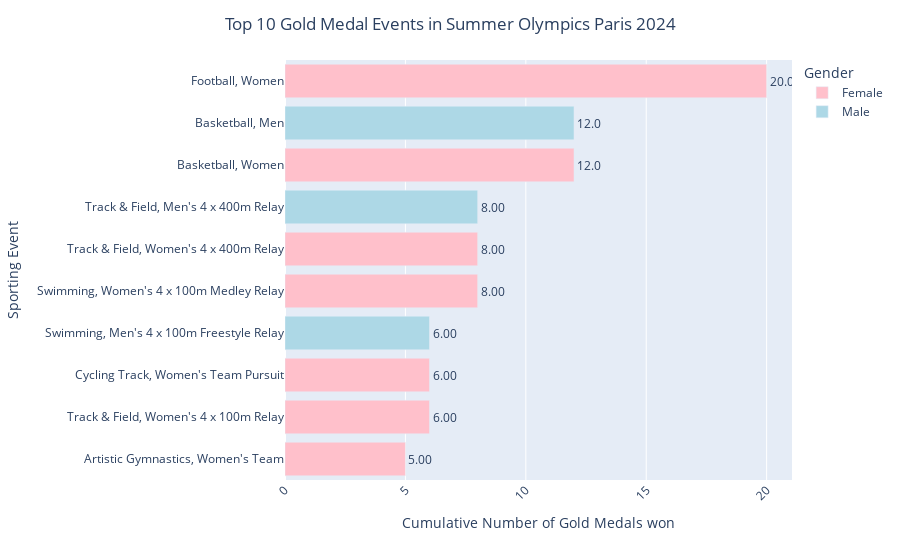

The notebook cell saved with this chart:
### Code cell
#Top 10 gold medal winning events for the 2024 Summer Olympics
#create gender color map
gender_color = {'Female': 'pink', 'Male': 'lightblue'}

# create figure 3
fig4 = px.bar(summary_2024, y='event', x='gold_sum', text = 'gold_sum', orientation='h', color='gender', hover_data=['silver_sum', 'bronze_sum', 'gender'], 
              labels={'gold_sum':'Number of Gold medals won', 'event': 'Sporting Event', 'gender' : 'Gender'}, color_discrete_map=gender_color)
fig4.update_traces(texttemplate='%{text:.3s}', textposition='outside') # places the annotation to the right of the bar
fig4.update_layout(uniformtext_minsize=8, 
    xaxis_tickangle=-45,
    title = 'Top 10 Gold Medal Events in Summer Olympics Paris 2024',
    title_x=0.5,
    xaxis_title='Cumulative Number of Gold Medals won',
    yaxis_title='Sporting Event',
    yaxis = {'categoryorder' : 'total ascending'})

### Figure 1 — Plotly figure (JSON) as saved in the notebook; plotly's stock layout.template omitted (floating-point values rounded to 4 significant figures)
{"data": [{"alignmentgroup": "True", "customdata": [[0, 0, "Female"], [0, 0, "Female"], [0, 0, "Female"], [0, 0, "Female"], [0, 0, "Female"], [0, 0, "Female"], [0, 0, "Female"]], "hovertemplate": "Gender=%{customdata[2]}<br>Number of Gold medals won=%{text}<br>Sporting Event=%{y}<br>silver_sum=%{customdata[0]}<br>bronze_sum=%{customdata[1]}<extra></extra>", "legendgroup": "Female", "marker": {"color": "pink", "pattern": {"shape": ""}}, "name": "Female", "offsetgroup": "Female", "orientation": "h", "showlegend": true, "text": [5, 6, 6, 8, 8, 12, 20], "textposition": "outside", "texttemplate": "%{text:.3s}", "type": "bar", "x": [5, 6, 6, 8, 8, 12, 20], "xaxis": "x", "y": ["Artistic Gymnastics, Women's Team", "Track & Field, Women's 4 x 100m Relay", "Cycling Track, Women's Team Pursuit", "Swimming, Women's 4 x 100m Medley Relay", "Track & Field, Women's 4 x 400m Relay", "Basketball, Women", "Football, Women"], "yaxis": "y"}, {"alignmentgroup": "True", "customdata": [[0, 0, "Male"], [0, 0, "Male"], [0, 0, "Male"]], "hovertemplate": "Gender=%{customdata[2]}<br>Number of Gold medals won=%{text}<br>Sporting Event=%{y}<br>silver_sum=%{customdata[0]}<br>bronze_sum=%{customdata[1]}<extra></extra>", "legendgroup": "Male", "marker": {"color": "lightblue", "pattern": {"shape": ""}}, "name": "Male", "offsetgroup": "Male", "orientation": "h", "showlegend": true, "text": [6, 8, 12], "textposition": "outside", "texttemplate": "%{text:.3s}", "type": "bar", "x": [6, 8, 12], "xaxis": "x", "y": ["Swimming, Men's 4 x 100m Freestyle Relay", "Track & Field, Men's 4 x 400m Relay", "Basketball, Men"], "yaxis": "y"}], "layout": {"barmode": "relative", "legend": {"title": {"text": "Gender"}, "tracegroupgap": 0}, "margin": {"t": 60}, "title": {"text": "Top 10 Gold Medal Events in Summer Olympics Paris 2024", "x": 0.5}, "uniformtext": {"minsize": 8}, "xaxis": {"anchor": "y", "domain": [0, 1], "tickangle": -45, "title": {"text": "Cumulative Number of Gold Medals won"}}, "yaxis": {"anchor": "x", "categoryorder": "total ascending", "domain": [0, 1], "title": {"text": "Sporting Event"}}}}
